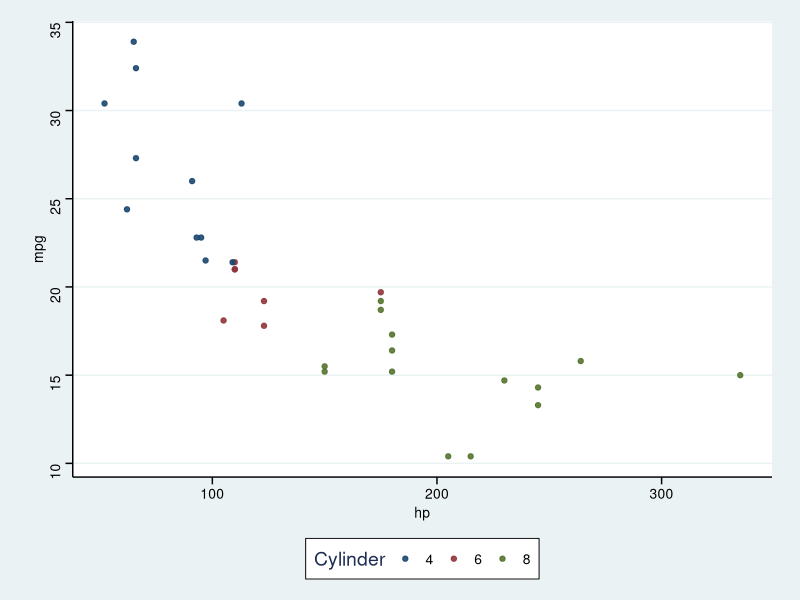

Write R code to recreate this figure.
## ---- chunk 1
knitr::opts_chunk$set(echo = FALSE)
## ---- chunk 2
summary(mtcars[,1:4])
## ---- chunk 3
library(ggplot2)
library(ggthemes)

Cylinder <- as.factor(mtcars$cyl)
plot <- ggplot(data=mtcars, aes(x=hp, y = mpg))+
  geom_point(aes(color = Cylinder), alpha = 0.9) +
  theme_stata() + scale_color_stata()
plot
